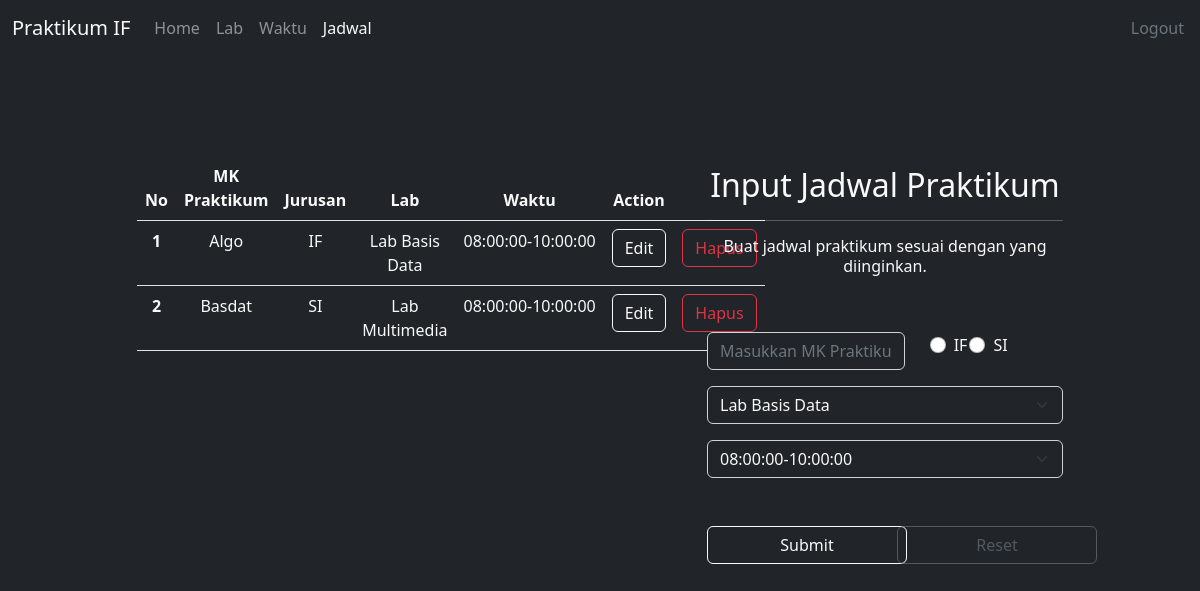
Screenshot of /Session/jadwalPraktikum.php (signed in) with the database file from the repository.
### tables this page shows
CREATE TABLE `jadwal` (
  `id_jadwal` int(11) NOT NULL,
  `mk` varchar(50) DEFAULT NULL,
  `jurusan` varchar(2) DEFAULT NULL,
  `id_lab` int(11) DEFAULT NULL,
  `id_waktu` int(11) DEFAULT NULL
);

CREATE TABLE `lab` (
  `id_lab` int(11) NOT NULL,
  `lab` varchar(20) NOT NULL
);

CREATE TABLE `waktu` (
  `id_waktu` int(11) NOT NULL,
  `waktu_mulai` time NOT NULL,
  `waktu_selesai` time NOT NULL
);

### Session/jadwalPraktikum.php (the view, shortened to what this page needs)
<!DOCTYPE html>
<html lang="en">
<head>
  <link rel="stylesheet" href="style.css">
  <link href="https://cdn.jsdelivr.net/npm/bootstrap@5.2.2/dist/css/bootstrap.min.css" rel="stylesheet">
</head>
<body class="bg-dark">
  <nav class="navbar navbar-expand-lg bg-dark">
    <div class="container-fluid">
      <a class="navbar-brand text-light" href="#">Praktikum IF</a>
      <div class="collapse navbar-collapse" id="navbarNav">
        <ul class="navbar-nav">
          <li class="nav-item">
            <a class="nav-link text-white-50" href="homePage.php">Home</a>
          </li>
          <li class="nav-item">
            <a class="nav-link text-white-50" href="lab.php">Lab</a>
          </li>
          <li class="nav-item">
            <a class="nav-link text-white-50" href="waktuPraktikum.php">Waktu</a>
          </li>
          <li class="nav-item">
            <a class="nav-link active text-light" aria-current="page" href="jadwalPraktikum.php">Jadwal</a>
          </li>
        </ul>
      </div>
    </div>
    <a href="logout.php" class="nav-link end-10 me-3 text-secondary">Logout</a>
  </nav>
  <div class="container text-center" style="margin-top: 100px;">
    <div class="row justify-content-around">
      <div class="col-4"">
                <table class=" table">
        <thead class="text-light">
          <tr>
            <th scope="col">No</th>
            <th scope="col">MK Praktikum</th>
            <th scope="col">Jurusan</th>
            <th scope="col">Lab</th>
            <th scope="col">Waktu</th>
            <th colspan="1">Action</th>
            <th scope="col"></th>
          </tr>
        </thead>
        <?php
        include('connection.php');
        $sql    = "SELECT * FROM jadwal INNER JOIN lab on jadwal.id_lab = lab.id_lab INNER JOIN waktu on jadwal.id_waktu = waktu.id_waktu";
        $query    = mysqli_query($connect, $sql);
        $i = 1;
        while ($data = mysqli_fetch_array($query)) {
        ?>
          <tbody class="text-light">
            <tr>
              <th scope="row"><?= $i++; ?></th>
              <td><?= $data['mk']; ?></td>
              <td><?= $data['jurusan']; ?></td>
              <td><?= $data['lab']; ?></td>
              <td><?= $data['waktu_mulai']; ?>-<?= $data['waktu_selesai']; ?></td>
              <td>
                <a href="editJadwal.php?id_jadwal=<?= $data['id_jadwal']; ?>">
                  <button class="btn btn-outline-light">Edit</button>
                </a>
              </td>
              <td>
                <a href="hapusJadwal.php?id_jadwal=<?= $data['id_jadwal']; ?>">
                  <button class="btn btn-outline-danger">Hapus</button>
                </a>
              </td>
            </tr>
          </tbody>
        <?php } ?>
        </table>
      </div>
      <div class="col-4" style="margin-top: 10px;">
        <h2 class="text-light">
          Input Jadwal Praktikum
        </h2>
        <hr style="color: white;">
        <h6 class="text-light">
          Buat jadwal praktikum sesuai dengan yang diinginkan.
        </h6>
        <br>
        <br>
        <form action="jadwal_proses.php" method="post">
          <div class="row">
            <div class="col-7">
              <div class="mb-3">
                <input type="text" class="form-control bg-dark text-light" id="mk" name="mk_praktikum" placeholder="Masukkan MK Praktikum">
              </div>
            </div>
            <div class="col-5">
              <table>
                <tr>
                  <td>
                    <div class="form-check">
                      <input class="form-check-input" type="radio" name="jurusan" id="IF" value="IF">
                      <label class="form-check-label text-light" for="flexRadioDefault1">
                        IF
                      </label>
                    </div>
                  </td>
                  <td>
                    <div class="form-check">
                      <input class="form-check-input" type="radio" name="jurusan" id="SI" value="SI">
                      <label class="form-check-label text-light" for="flexRadioDefault2">
                        SI
                      </label>
                    </div>
                  </td>
                </tr>
              </table>
            </div>
            <div>
              <select class="form-select bg-dark text-light" id="lab" name="lab">
                <?php
                include('connection.php');
                $sql    = "SELECT * FROM lab";
                $query    = mysqli_query($connect, $sql);
                while ($data = mysqli_fetch_array($query)) {
                ?>
                  <option value=<?= $data['id_lab']; ?>><?= $data['lab']; ?></option>
                <?php } ?>
              </select>
            </div>
            <div class="mt-3">
              <select class="form-select bg-dark text-light" id="waktu" name="waktu">
                <?php
                include('connection.php');
                $sql    = "SELECT * FROM waktu";
                $query    = mysqli_query($connect, $sql);
                while ($data = mysqli_fetch_array($query)) {
                ?>
                  <option value=<?= $data['id_waktu']; ?>><?= $data['waktu_mulai']; ?>-<?= $data['waktu_selesai']; ?></option>
                <?php } ?>
              </select>
            </div>
          </div>
          <br>
          <br>
          <div class="row justify-content-center">
            <div class="col-6">
              <button type="submit" class="btn btn-outline-light" name="tambah_jadwal" style="width: 200px;">Submit</button>
            </div>
            <div class="col-6">
              <button type="submit" class="btn btn-outline-secondary" name="reset_jadwal" style="width: 200px;" disabled>Reset</button>
            </div>
          </div>
      </div>
    </div>
</body>
</html>

### rows the page displays
jadwal: mk "Algo", jurusan "IF", id_lab.lab "Lab Basis Data", id_waktu.waktu_mulai "08:00:00", id_waktu.waktu_selesai "10:00:00"
jadwal: mk "Basdat", jurusan "SI", id_lab.lab "Lab Multimedia", id_waktu.waktu_mulai "08:00:00", id_waktu.waktu_selesai "10:00:00"

### other values shown
form field lab "Lab Basis Data"
form field waktu "08:00:00-10:00:00"
